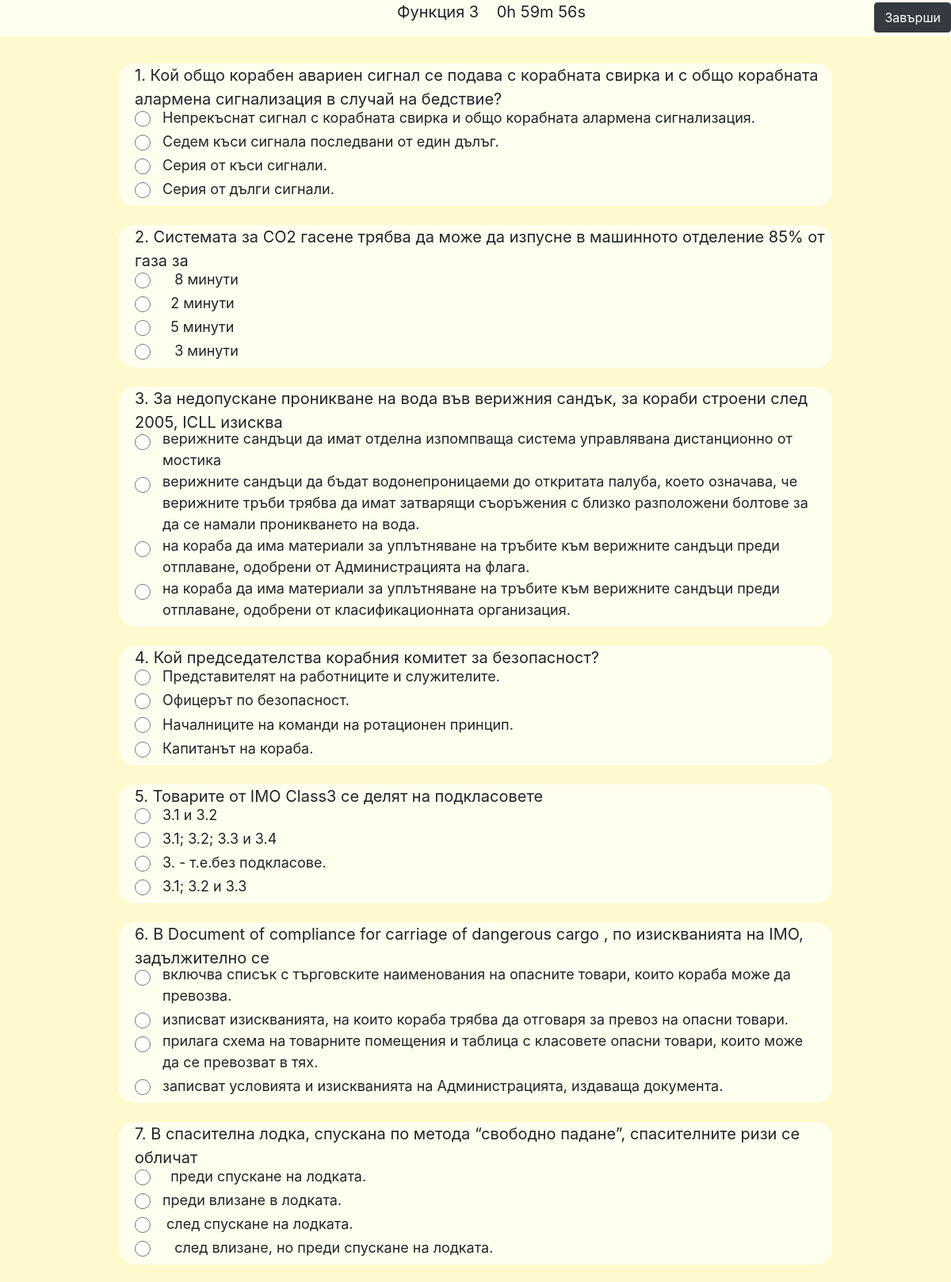
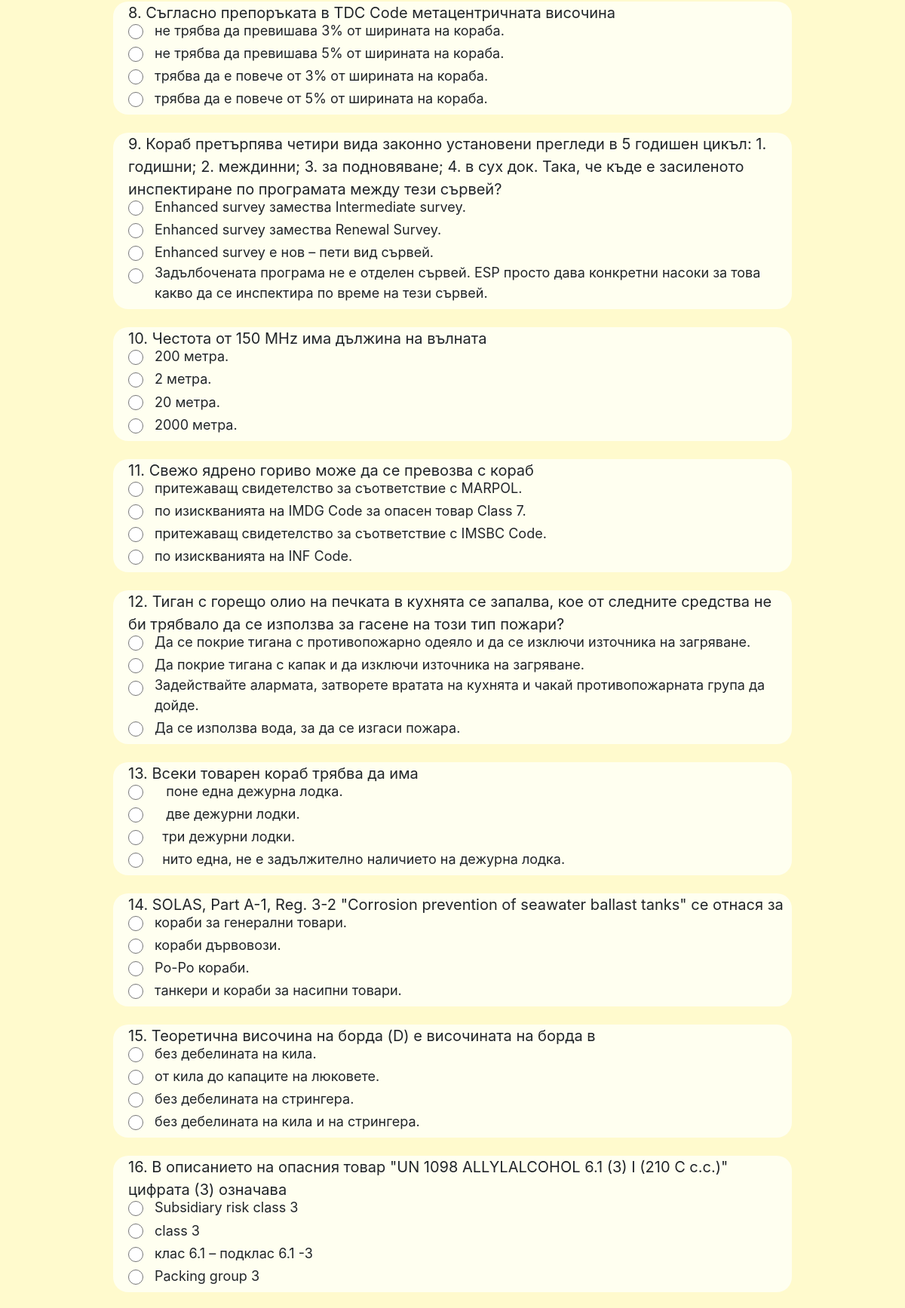
/test3 (signed in, upper part), run on the app's committed database (2 pictures, top to bottom).
### tables this page shows
CREATE TABLE 'test3' ('id' integer NOT NULL, 'question' text NOT NULL, 'a' text NOT NULL, 'b' text NOT NULL, 'c' text NOT NULL, 'd' text NOT NULL, 'correct' text NOT NULL, PRIMARY KEY ("id") );

### application.py (the view)
@app.route("/test3")
@login_required
def test3():
    maxa = db.execute("SELECT id FROM test3 ORDER BY id DESC LIMIT 0, 1").fetchall()
    i = 0
    random_chisla = list()
    while i < 60:
        chislo = random.randint(1,maxa[0][0])
        if chislo not in random_chisla:
            random_chisla.append(chislo)
        else:
            i -= 1
        i += 1
    test = [{} for _ in range(60)]
    answers = [{} for _ in range(60)]
    otgovori = list()
    i = 0
    while i < 60:
        test[i] = db.execute("SELECT question, correct FROM test3 WHERE id = ?", (random_chisla[i],)).fetchall()
        answers[i] = db.execute("SELECT a, b, c, d FROM test3 WHERE id = 1").fetchall()
        otgovor = db.execute("SELECT a, b, c, d FROM test3 WHERE id = ?", (random_chisla[i],)).fetchall()
        otgovori = [otgovor[0][0], otgovor[0][1], otgovor[0][2], otgovor[0][3]]
        random.shuffle(otgovori)
        answers[i] = list(otgovori)
        i += 1
    data_all = zip(test,answers)
    return render_template("test1.html", funkciq = "Функция 3", data = data_all)

### application.py (called while the page is built)
def login_required(f):
    @wraps(f)
    def decorated_function(*args, **kwargs):
        if session.get("user_id") is None:
            return redirect("/login")
        return f(*args, **kwargs)
    return decorated_function

### templates/test1.html (shortened to what this page needs)
{% extends "layout1.html" %}
{% block main %}
      <nav class="vqrno">
        <ul>
          <li class="nav-item" id="funkciq">{{ funkciq }}</li>
          <li class="nav-item" id="timeleft"></li>
          </ul>
          <form class="zavurshi" action="/zavurshi" method="post">
            <button id="zavurshi" class="btn btn-dark" type="submit">Завърши</button>
          </form>
      </nav>
            {% for test,answers in data %}
            <form class="question" id="{{ loop.index }}">
                {{ loop.index }}{{ ". " }}{{ test[0][0]}}
                <div class="answers">
                  <input class="option" type="radio" name="{{ loop.index }}" onclick="check(this.name)"
                  value="{{ answers[0] }}">
                    <label class="answer">
                    {{ answers[0] }}
                    </label>
                </div>
                <div class="answers">
                  <input class="option" type="radio" name="{{ loop.index }}" onclick="check(this.name)"
                  value="{{ answers[1] }}">
                  <label class="answer">
                    {{ answers[1] }}
                  </label>
                </div>
                <div class="answers">
                  <input class="option" type="radio" name="{{ loop.index }}"  onclick="check(this.name)"
                  value="{{ answers[2] }}">
                    <label class="answer">
                    {{ answers[2] }}
                    </label>
                </div>
                <div class="answers">
                  <input class="option" type="radio"name="{{ loop.index }}"  onclick="check(this.name)"
                  value="{{ answers[3] }}">
                    <label class="answer">
                    {{ answers[3]}}
                    </label>
                </div>
            </form>
            <br>
            {% endfor %}
{% endblock %}

### static/styles.css (style rules this page uses)
.question { width: 900px; border: 2px Black; margin: auto; font-size: 20px; background-color: Ivory; display: block; border-radius: 20px; padding-left: 20px; }
.option { height: 20px; width: 20px; position: absolute; }
.answer { font-size: 18px; vertical-align: middle; margin-top: -8px; padding-left: 35px; display: inline-block; padding-right: 15px; }
.vqrno { font-size: 20px; background-color: Ivory; width: 100%; text-align: center; position: fixed; overflow: hidden; top: 0; }
li { display: inline-block; }
.zavurshi { margin-top: -43px; float: right; }

### data on the page
test3: question "Кой общо корабен авариен сигнал се подава с корабната свирка и с общо корабната алармена сигнализация в случай на бедствие?", a "Непрекъснат сигнал с корабната свирка и общо корабната алармена сигнализация.", b "Седем къси сигнала последвани от един дълъг.", c "Серия от къси сигнали.", d "Серия от дълги сигнали."
test3: question "Системата за СО2 гасене трябва да може да изпусне в машинното отделение 85% от газа за", a "8 минути", d "2 минути", b "5 минути", c "3 минути"
test3: question "За недопускане проникване на вода във верижния сандък, за кораби строени след 2005, ICLL изисква", d "верижните сандъци да имат отделна изпомпваща система управлявана дистанционно от мостика", a "верижните сандъци да бъдат водонепроницаеми до откритата палуба, което означава, че верижните тръби трябва да имат затварящи съоръжения с близко разположени болтове за да се намали проникването на вода.", b "на кораба да има материали за уплътняване на тръбите към верижните сандъци преди отплаване, одобрени от Администрацията на флага.", c "на кораба да има материали за уплътняване на тръбите към верижните сандъци преди отплаване, одобрени от класификационната организация."
test3: question "Кой председателства корабния комитет за безопасност?", d "Представителят на работниците и служителите.", a "Офицерът по безопасност.", c "Началниците на команди на ротационен принцип.", b "Капитанът на кораба."
test3: question "Товарите от IMO Class3 се делят на подкласовете", d "3.1 и 3.2", b "3.1; 3.2; 3.3 и 3.4", c "3. - т.е.без подкласове.", a "3.1; 3.2 и 3.3"
test3: question "В Document of compliance for carriage of dangerous cargo , по изискванията на IMO, задължително се", a "включва списък с търговските наименования на опасните товари, които кораба може да превозва.", c "изписват изискванията, на които кораба трябва да отговаря за превоз на опасни товари.", b "прилага схема на товарните помещения и таблица с класовете опасни товари, които може да се превозват в тях.", d "записват условията и изискванията на Администрацията, издаваща документа."
test3: question "В спасителна лодка, спускана по метода “свободно падане”, спасителните ризи се обличат", b "преди спускане на лодката.", a "преди влизане в лодката.", d "след спускане на лодката.", c "след влизане, но преди спускане на лодката."
test3: question "Съгласно препоръката в TDC Code метацентричната височина", d "не трябва да превишава 3% от ширината на кораба.", b "не трябва да превишава 5% от ширината на кораба.", c "трябва да е повече от 3% от ширината на кораба.", a "трябва да е повече от 5% от ширината на кораба."
test3: question "Кораб претърпява четири вида законно установени прегледи в 5 годишен цикъл: 1. годишни; 2. междинни; 3. за подновяване; 4. в сух док. Така, че къде е засиленото инспектиране по програмата между тези сървей?", c "Enhanced survey замества Intermediate survey.", a "Enhanced survey замества Renewal Survey.", d "Enhanced survey e нов – пети вид сървей.", b "Задълбочената програма не е отделен сървей. ESP просто дава конкретни насоки за това какво да се инспектира по време на тези сървей."
test3: question "Честота от 150 MHz има дължина на вълната", c "200 метра.", a "2 метра.", b "20 метра.", d "2000 метра."
test3: question "Свежо ядрено гориво може да се превозва с кораб", d "притежаващ свидетелство за съответствие с MARPOL.", b "по изискванията на IMDG Code за опасен товар Class 7.", c "притежаващ свидетелство за съответствие с IMSBC Code.", a "по изискванията на INF Code."
test3: question "Тиган с горещо олио на печката в кухнята се запалва, кое от следните средства не би трябвало да се използва за гасене на този тип пожари?", a "Да се покрие тигана с противопожарно одеяло и да се изключи източника на загряване.", b "Да покрие тигана с капак и да изключи източника на загряване.", d "Задействайте алармата, затворете вратата на кухнята и чакай противопожарната група да дойде.", c "Да се използва вода, за да се изгаси пожара."
test3: question "Всеки товарен кораб трябва да има", a "поне една дежурна лодка.", b "две дежурни лодки.", c "три дежурни лодки.", d "нито една, не е задължително наличието на дежурна лодка."
test3: question "SOLAS, Part A-1, Reg. 3-2 \"Corrosion prevention of seawater ballast tanks\" се отнася за", c "кораби за генерални товари.", b "кораби дървовози.", d "Ро-Ро кораби.", a "танкери и кораби за насипни товари."
test3: question "Теоретична височина на борда (D) е височината на борда в", b "без дебелината на кила.", a "от кила до капаците на люковете.", c "без дебелината на стрингера.", d "без дебелината на кила и на стрингера."
test3: question "В описанието на опасния товар \"UN 1098 ALLYLALCOHOL 6.1 (3) I (210 C c.c.)\" цифрата (3) означава", d "Subsidiary risk class 3", b "class 3", c "клас 6.1 – подклас 6.1 -3", a "Packing group 3"

### other printed values
{{ funkciq }} "Функция 3"
{{ ". " }} "." "." "." "." "." "." "." "." "." "." "." "." "." "." "." "."
